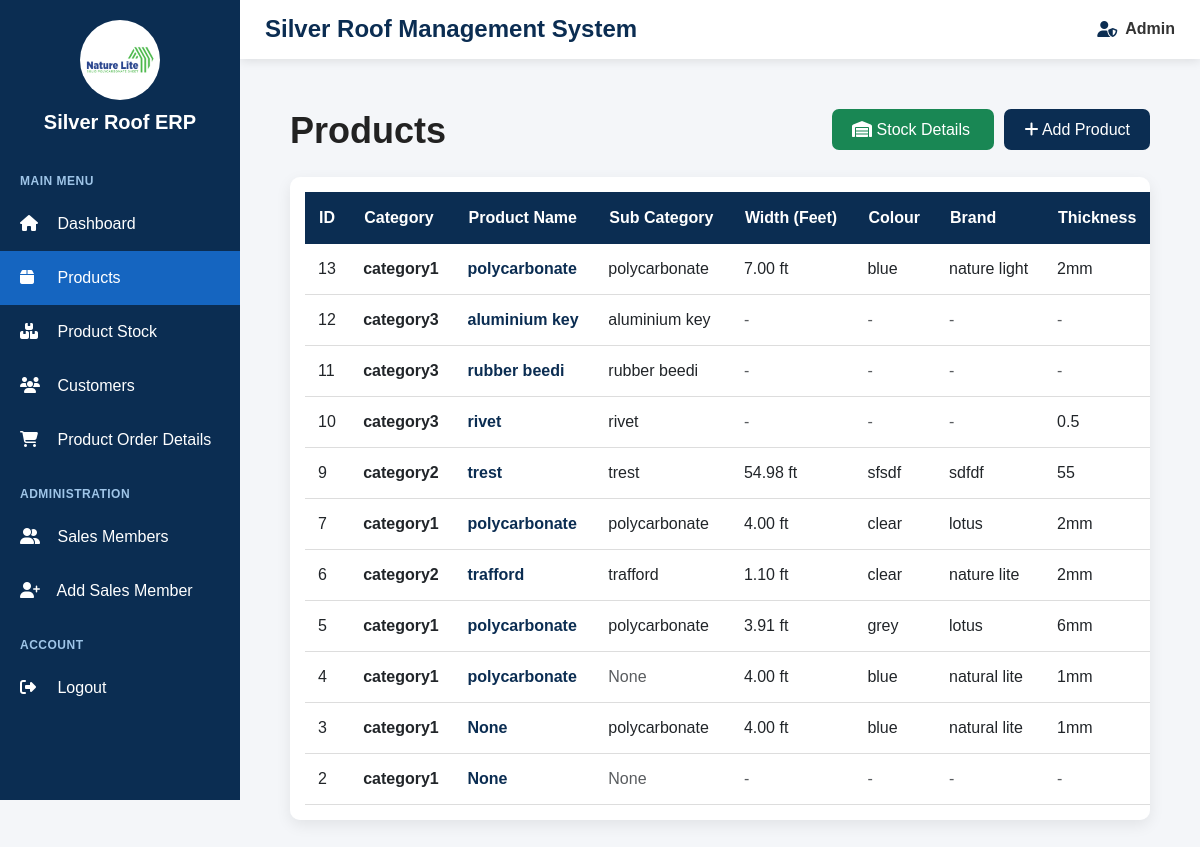
Screenshot of /products/ (signed in) with the database file from the repository.
### products/models.py (models this page shows, shortened)
class Product(models.Model):
    category = models.ForeignKey(
        Category,
        on_delete=models.CASCADE,
        related_name="products"
    )
    product_name = models.CharField(
        max_length=150,
        blank=True,
        null=True
    )
    subcategory = models.ForeignKey(
        SubCategory,
        on_delete=models.SET_NULL,
        related_name="products",
        blank=True,
        null=True
    )
    subcategory_text = models.CharField(
        max_length=100,
        blank=True,
        null=True
    )
    width = models.CharField(
        max_length=100,
        blank=True,
        null=True
    )
    brand = models.ForeignKey(
        Brand,
        on_delete=models.SET_NULL,
        related_name="products",
        blank=True,
        null=True
    )
    thickness = models.ForeignKey(
        Thickness,
        on_delete=models.SET_NULL,
        related_name="products",
        blank=True,
        null=True
    )
    colour = models.ForeignKey(
        Colour,
        on_delete=models.SET_NULL,
        related_name="products",
        blank=True,
        null=True
    )
    design = models.ForeignKey(
        Design,
        on_delete=models.SET_NULL,
        related_name="products",
        blank=True,
        null=True
    )
    width_ft = models.DecimalField(
        max_digits=8,
        decimal_places=2,
        default=0,
        blank=True,
        null=True
    )
    core_number = models.CharField(
        max_length=100,
        blank=True,
        null=True
    )
    sqt_rate = models.DecimalField(
        max_digits=10,
        decimal_places=2,
        default=0,
        blank=True,
        null=True
    )
    size = models.CharField(
        max_length=100,
        blank=True,
        null=True
    )
    nos = models.PositiveIntegerField(
        blank=True,
        null=True,
        default=0
    )

class Category(models.Model):
    name = models.CharField(
        max_length=100
    )

class Colour(models.Model):
    name = models.CharField(
        max_length=50
    )

class Brand(models.Model):
    name = models.CharField(
        max_length=100
    )

class Thickness(models.Model):
    name = models.CharField(
        max_length=50
    )

### products/views.py (the view)
@login_required
def product_list(request):
    products = (
        Product.objects
        .select_related(
            "category",
            "subcategory",
            "brand",
            "thickness",
            "colour",
            "design",
        )
        .all()
        .order_by("-id")
    )
    return render(
        request,
        "products/product_list.html",
        {
            "products": products
        }
    )

### products/templates/products/product_list.html (shortened to what this page needs)
{% extends 'base.html' %}
{% block content %}
<div class="products-container">
    <div class="page-header">
        <h1>
            Products
        </h1>
        {% if request.user.is_superuser %}
            <div>
                <a
                    href="{% url 'stock_list' %}"
                    class="stock-btn"
                >
                    <i class="fa-solid fa-warehouse"></i>
                    Stock Details
                </a>
                <a
                    href="{% url 'add_product' %}"
                    class="add-btn"
                >
                    <i class="fa-solid fa-plus"></i>
                    Add Product
                </a>
            </div>
        {% endif %}
    </div>
    <div class="table-card">
        <table>
            <thead>
                <tr>
                    <th>ID</th>
                    <th>Category</th>
                    <th>Product Name</th>
                    <th>Sub Category</th>
                    <th>Width (Feet)</th>
                    <th>Colour</th>
                    <th>Brand</th>
                    <th>Thickness</th>
                </tr>
            </thead>
            <tbody>
                {% for product in products %}
                <tr
                >
                    <td>
                        {{ product.id }}
                    </td>
                    <td>
                        <strong>
                            {{ product.category.name }}
                        </strong>
                    </td>
                    <td>
                        <span class="product-name">
                            {{ product.product_name }}
                        </span>
                    </td>
                    <td>
                        {% if product.subcategory_text %}
                            {{ product.subcategory_text }}
                        {% elif product.subcategory %}
                            {{ product.subcategory.name }}
                        {% else %}
                            <span class="text-muted">
                                None
                            </span>
                        {% endif %}
                    </td>
                    <td>
                        {% if product.category.name|lower == "category 3" %}
                            <span class="text-muted">
                                -
                            </span>
                        {% elif product.width_ft %}
                            {{ product.width_ft }} ft
                        {% else %}
                            <span class="text-muted">
                                -
                            </span>
                        {% endif %}
                    </td>
                    <td>
                        {% if product.category.name|lower == "category 3" %}
                            <span class="text-muted">
                                -
                            </span>
                        {% elif product.colour %}
                            {{ product.colour.name }}
                        {% else %}
                            <span class="text-muted">
                                -
                            </span>
                        {% endif %}
                    </td>
                    <td>
                        {% if product.category.name|lower == "category 3" %}
                            <span class="text-muted">
                                -
                            </span>
                        {% elif product.brand %}
                            {{ product.brand.name }}
                        {% else %}
                            <span class="text-muted">
                                -
                            </span>
                        {% endif %}
                    </td>
                    <td>
                        {% if product.thickness %}
                            {{ product.thickness.name }}
                        {% else %}
                            <span class="text-muted">
                                -
                            </span>
                        {% endif %}
                    </td>
                </tr>
                {% endfor %}
            </tbody>
        </table>
    </div>
</div>
{% endblock %}

### templates/base.html (style rules this page uses)
* { box-sizing: border-box; }
body { margin: 0; font-family: Arial, sans-serif; background: #f4f6f9; }

### products/templates/products/product_list.html (style rules this page uses)
body { background: #f4f6f9; }
.products-container { padding: 25px; }
.page-header { display: flex; justify-content: space-between; align-items: center; margin-bottom: 25px; }
.page-header h1 { font-size: 36px; margin: 0; color: #222; font-weight: 600; }
.add-btn { background: #0b2d52; color: white; padding: 12px 20px; border-radius: 7px; text-decoration: none; font-size: 16px; font-weight: 500; }
.stock-btn { background: #198754; color: white; padding: 12px 20px; border-radius: 7px; text-decoration: none; font-size: 16px; font-weight: 500; margin-right: 10px; }
.table-card { background: white; border-radius: 10px; padding: 15px; box-shadow: 0 5px 15px rgba(0, 0, 0, 0.08); overflow-x: auto; }
table { width: 100%; border-collapse: collapse; min-width: 1500px; }
th { background: #0b2d52; color: white; padding: 14px; text-align: left; white-space: nowrap; font-weight: 600; }
td { padding: 13px; border-bottom: 1px solid #ddd; vertical-align: middle; white-space: nowrap; }
.product-name { font-weight: 600; color: #0b2d52; }

### rows the page displays
Product: id "13", category.name "category1", product_name "polycarbonate", subcategory_text "polycarbonate", width_ft "7.00", colour.name "blue", brand.name "nature light", thickness.name "2mm"
Product: id "12", category.name "category3", product_name "aluminium key", subcategory_text "aluminium key"
Product: id "11", category.name "category3", product_name "rubber beedi", subcategory_text "rubber beedi"
Product: id "10", category.name "category3", product_name "rivet", subcategory_text "rivet", thickness.name "0.5"
Product: id "9", category.name "category2", product_name "trest", subcategory_text "trest", width_ft "54.98", colour.name "sfsdf", brand.name "sdfdf", thickness.name "55"
Product: id "7", category.name "category1", product_name "polycarbonate", subcategory_text "polycarbonate", width_ft "4.00", colour.name "clear", brand.name "lotus", thickness.name "2mm"
Product: id "6", category.name "category2", product_name "trafford", subcategory_text "trafford", width_ft "1.10", colour.name "clear", brand.name "nature lite", thickness.name "2mm"
Product: id "5", category.name "category1", product_name "polycarbonate", subcategory_text "polycarbonate", width_ft "3.91", colour.name "grey", brand.name "lotus", thickness.name "6mm"
Product: id "4", category.name "category1", product_name "polycarbonate", subcategory_text "None", width_ft "4.00", colour.name "blue", brand.name "natural lite", thickness.name "1mm"
Product: id "3", category.name "category1", product_name "None", subcategory_text "polycarbonate", width_ft "4.00", colour.name "blue", brand.name "natural lite", thickness.name "1mm"
Product: id "2", category.name "category1", product_name "None", subcategory_text "None"
